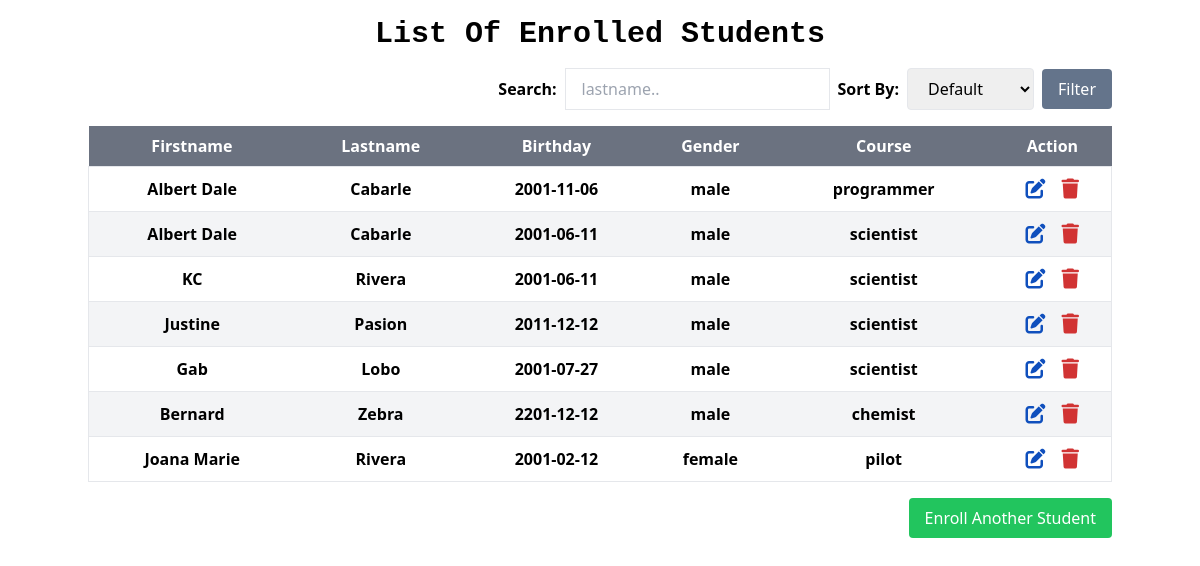
Page /officialList.php on the committed database.
### tables this page shows
CREATE TABLE `students` (
  `id` int NOT NULL,
  `firstname` varchar(254) NOT NULL,
  `lastname` varchar(254) NOT NULL,
  `birthday` date NOT NULL,
  `sex` varchar(254) NOT NULL,
  `course` varchar(254) NOT NULL
);

### officialList.php (the view, shortened to what this page needs)
<!DOCTYPE html>
<html lang="en">
<head>
    <link rel="stylesheet" href="output.css">
    <link rel="stylesheet" href="https://cdnjs.cloudflare.com/ajax/libs/font-awesome/6.4.0/css/all.min.css" />
</head>
<body>
    <div class="container mx-auto my-4">
        <h1 class="text-3xl font-semibold text-center font-mono my-4">List Of Enrolled Students</h1>
        <form method="get" class="my-4 space-x-2 w-full flex justify-end items-center">
            <label for="query" class="font-semibold">Search:</label>
            <input type="text" name="query" id="query" placeholder="lastname.." class="py-2 px-4 border">
            <label for="sort" class="font-semibold">Sort By:</label>
            <select type="text" name="sort" id="sort" class="py-2 px-4 border rounded">
                <option value="">Default</option>
            </select>
            <button type="submit" name="submit" class="bg-slate-500 hover:bg-slate-600 py-2 px-4 rounded text-white">Filter</button>
        </form>
        <table class="table table-auto rounded w-full my-2">
            <thead class="bg-gray-500 rounded text-white">
                <tr class="">
                    <th class="py-2">Firstname</th>
                    <th class="py-2">Lastname</th>
                    <th class="py-2">Birthday</th>
                    <th class="py-2">Gender</th>
                    <th class="py-2">Course</th>
                    <th class="py-2">Action</th>
                </tr>
            </thead>
            <tbody class="font-semibold text-center">
                <?php
                    require "./mysqlCon/openCon.php";
                    $strSql = "SELECT * FROM students";
                    if($rs = mysqli_query($con, $strSql));
                        if(mysqli_num_rows($rs) > 0){
                            $bgnum = 1;
                            while($rowPerson = mysqli_fetch_array($rs)){
                                $bgColor = $bgnum % 2 == 0? "bg-gray-100": "";
                                echo
                                    '
                                    <tr class="border rounded '.$bgColor.' hover:bg-gray-200">
                                        <td class="py-2">'.$rowPerson['firstname'].'</td>
                                        <td class="py-2">'.$rowPerson['lastname'].'</td>
                                        <td class="py-2">'.$rowPerson['birthday'].'</td>
                                        <td class="py-2">'.$rowPerson['sex'].'</td>
                                        <td class="py-2">'.$rowPerson['course'].'</td>
                                        <td class="py-2 flex justify-center space-x-4 text-xl">
                                            <a href="update.php?k='.$rowPerson['id'].'" ><i class="fa-solid fa-pen-to-square" style="color: #0f4fbd;" title="Edit Value"></i></a>
                                            <a href="delete.php?k='.$rowPerson['id'].'" ><i class="fa-solid fa-trash" style="color: #d13333;"></i></a>
                                        </td>
                                    </tr>
                                    ';
                                $bgnum++;
                                }
                            }
                        else{
                            echo
                                    '<tr class="">
                                        <th>No Record Found</th>
                                    </tr>
                                    ';
                        }
                ?>
            </tbody>
        </table>
        <div class="flex justify-end py-2">
            <a href="." class="bg-green-500 py-2 rounded px-4 text-white hover:bg-green-600">Enroll Another Student</a>
        </div>
    </div>
</body>
</html>

### rows in the picture
students: firstname "Albert Dale", lastname "Cabarle", birthday "2001-11-06", sex "male", course "programmer"
students: firstname "Albert Dale", lastname "Cabarle", birthday "2001-06-11", sex "male", course "scientist"
students: firstname "KC", lastname "Rivera", birthday "2001-06-11", sex "male", course "scientist"
students: firstname "Justine", lastname "Pasion", birthday "2011-12-12", sex "male", course "scientist"
students: firstname "Gab", lastname "Lobo", birthday "2001-07-27", sex "male", course "scientist"
students: firstname "Bernard", lastname "Zebra", birthday "2201-12-12", sex "male", course "chemist"
students: firstname "Joana Marie", lastname "Rivera", birthday "2001-02-12", sex "female", course "pilot"
